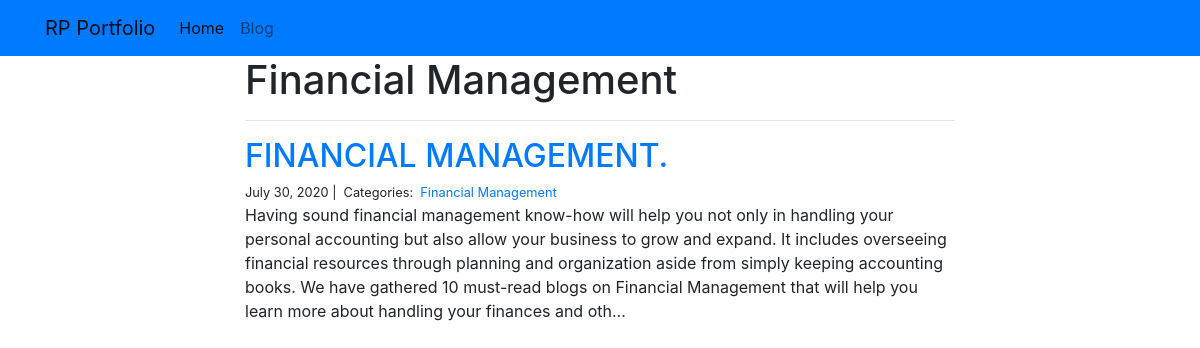
The app's page /blog/Financial Management/ with its own data.
### blog/models.py (models this page shows)
class Category(models.Model):
    name = models.CharField(max_length=20)

class Post(models.Model):
    title = models.CharField(max_length=255)
    body = models.TextField()
    created_on = models.DateTimeField(auto_now_add=True)
    last_modified = models.DateTimeField(auto_now=True)
    categories = models.ManyToManyField('Category', related_name='posts')

### blog/views.py (the view)
# urls.py: path("<category>/", views.blog_category, name="blog_category"),
def blog_category(request, category):
    posts = Post.objects.filter(
        categories__name__contains=category
    ).order_by(
        '-created_on'
    )
    context = {
        "category": category,
        "posts": posts
    }
    return render(request, "blog_category.html", context)

### blog/templates/blog_category.html
{% extends "base.html" %}
{% block page_content %}
<div class="col-md-8 offset-md-2">
    <h1>{{ category | title }}</h1>
    <hr>
    {% for post in posts %}
        <h2><a href="{% url 'blog_detail' post.pk%}">{{ post.title }}</a></h2>
        <small>
            {{ post.created_on.date }} |&nbsp;
            Categories:&nbsp;
            {% for category in post.categories.all %}
            <a href="{% url 'blog_category' category.name %}">
                {{ category.name }}
            </a>&nbsp;
            {% endfor %}
        </small>
        <p>{{ post.body | slice:":400" }}...</p>
    {% endfor %}
</div>
{% endblock %}

### records on screen
Category: name "Financial Management"
Post: title "FINANCIAL MANAGEMENT.", created_on "July 30, 2020", body "Having sound financial management know-how will help you not only in handling your personal accounting but also allow your business to grow and expand. It includes overseeing financial resources through planning and organization aside from simply keeping accounting books. We have gathered 10 must-read blogs on Financial Management that will help you learn more about handling your finances and oth"
